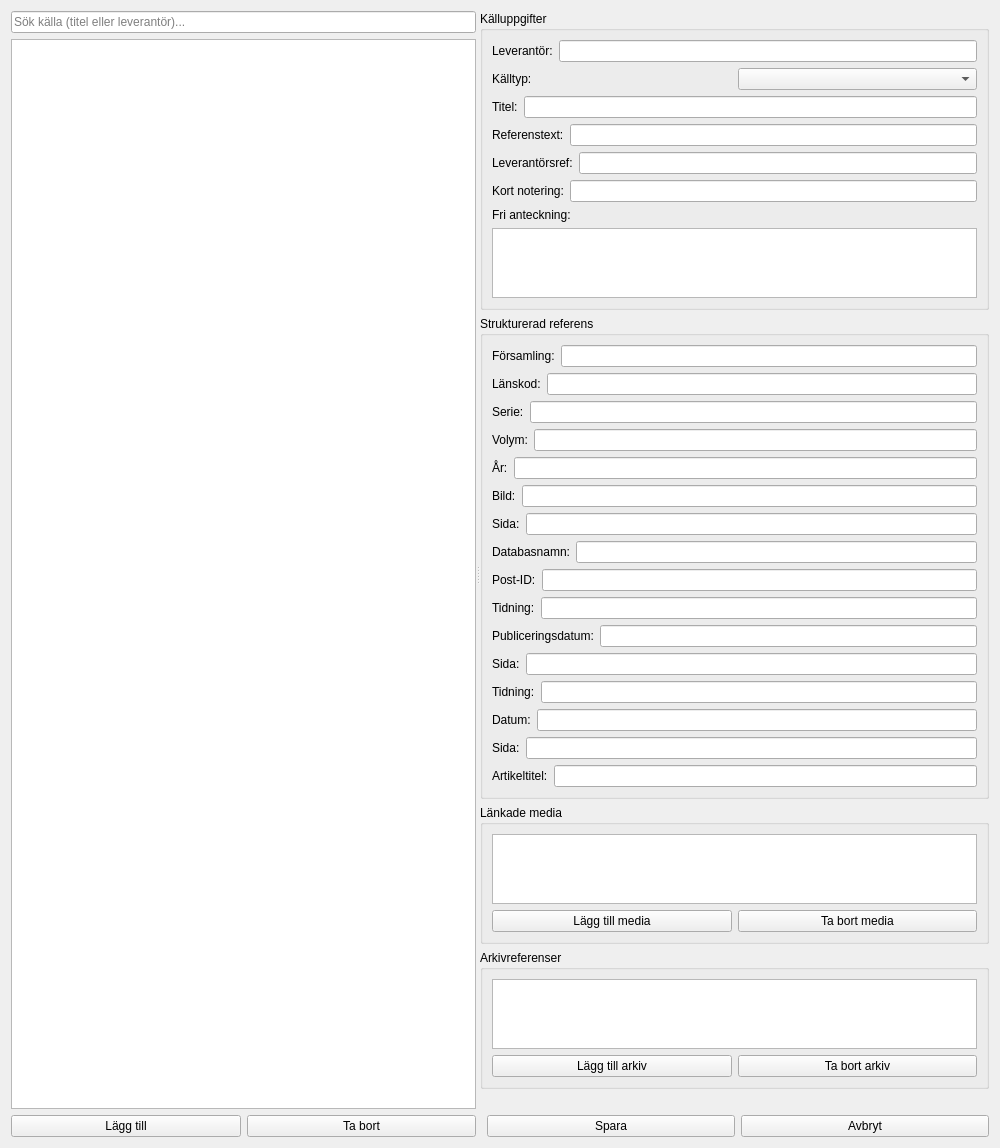
<?xml version="1.0" encoding="UTF-8"?>
<ui version="4.0">
 <class>SourceEditor</class>
 <widget class="QWidget" name="SourceEditor">
  <property name="geometry">
   <rect>
    <x>0</x>
    <y>0</y>
    <width>1000</width>
    <height>700</height>
   </rect>
  </property>
  <property name="windowTitle">
   <string>Källredigerare</string>
  </property>
  <layout class="QHBoxLayout" name="main_layout">
   <item>
    <widget class="QSplitter" name="splitter">
     <property name="orientation">
      <enum>Qt::Horizontal</enum>
     </property>
     <widget class="QWidget" name="left_panel">
      <layout class="QVBoxLayout" name="left_layout">
       <item>
        <widget class="QLineEdit" name="search_input">
         <property name="placeholderText">
          <string>Sök källa (titel eller leverantör)...</string>
         </property>
        </widget>
       </item>
       <item>
        <widget class="QListWidget" name="source_list"/>
       </item>
       <item>
        <layout class="QHBoxLayout" name="list_buttons_layout">
         <item>
          <widget class="QPushButton" name="add_source_button">
           <property name="text">
            <string>Lägg till</string>
           </property>
          </widget>
         </item>
         <item>
          <widget class="QPushButton" name="delete_source_button">
           <property name="text">
            <string>Ta bort</string>
           </property>
          </widget>
         </item>
        </layout>
       </item>
      </layout>
     </widget>
     <widget class="QWidget" name="right_panel">
      <layout class="QVBoxLayout" name="right_layout">
       <item>
        <widget class="QGroupBox" name="basic_group">
         <property name="title">
          <string>Källuppgifter</string>
         </property>
         <layout class="QVBoxLayout" name="basic_layout">
          <item>
           <layout class="QHBoxLayout" name="provider_layout">
            <item>
             <widget class="QLabel" name="provider_label">
              <property name="text"><string>Leverantör:</string></property>
             </widget>
            </item>
            <item>
             <widget class="QLineEdit" name="provider_input">
              <property name="maxLength"><number>200</number></property>
             </widget>
            </item>
           </layout>
          </item>
          <item>
           <layout class="QHBoxLayout" name="type_layout">
            <item>
             <widget class="QLabel" name="type_label">
              <property name="text"><string>Källtyp:</string></property>
             </widget>
            </item>
            <item>
             <widget class="QComboBox" name="source_type_combo"/>
            </item>
           </layout>
          </item>
          <item>
           <layout class="QHBoxLayout" name="title_layout">
            <item>
             <widget class="QLabel" name="title_label">
              <property name="text"><string>Titel:</string></property>
             </widget>
            </item>
            <item>
             <widget class="QLineEdit" name="title_input">
              <property name="maxLength"><number>500</number></property>
             </widget>
            </item>
           </layout>
          </item>
          <item>
           <layout class="QHBoxLayout" name="ref_text_layout">
            <item>
             <widget class="QLabel" name="ref_text_label">
              <property name="text"><string>Referenstext:</string></property>
             </widget>
            </item>
            <item>
             <widget class="QLineEdit" name="reference_text_input">
              <property name="maxLength"><number>500</number></property>
             </widget>
            </item>
           </layout>
          </item>
          <item>
           <layout class="QHBoxLayout" name="provider_ref_layout">
            <item>
             <widget class="QLabel" name="provider_ref_label">
              <property name="text"><string>Leverantörsref:</string></property>
             </widget>
            </item>
            <item>
             <widget class="QLineEdit" name="provider_ref_input">
              <property name="maxLength"><number>200</number></property>
             </widget>
            </item>
           </layout>
          </item>
          <item>
           <layout class="QHBoxLayout" name="short_note_layout">
            <item>
             <widget class="QLabel" name="short_note_label">
              <property name="text"><string>Kort notering:</string></property>
             </widget>
            </item>
            <item>
             <widget class="QLineEdit" name="short_note_input">
              <property name="maxLength"><number>200</number></property>
             </widget>
            </item>
           </layout>
          </item>
          <item>
           <layout class="QVBoxLayout" name="free_note_layout">
            <item>
             <widget class="QLabel" name="free_note_label">
              <property name="text"><string>Fri anteckning:</string></property>
             </widget>
            </item>
            <item>
             <widget class="QTextEdit" name="free_note_input">
              <property name="maximumSize">
               <size><width>16777215</width><height>80</height></size>
              </property>
             </widget>
            </item>
           </layout>
          </item>
         </layout>
        </widget>
       </item>
       <item>
        <widget class="QGroupBox" name="structured_ref_group">
         <property name="title">
          <string>Strukturerad referens</string>
         </property>
         <layout class="QVBoxLayout" name="structured_ref_layout">
          <item>
           <layout class="QHBoxLayout" name="parish_layout">
            <item><widget class="QLabel" name="parish_label"><property name="text"><string>Församling:</string></property></widget></item>
            <item><widget class="QLineEdit" name="parish_input"/></item>
           </layout>
          </item>
          <item>
           <layout class="QHBoxLayout" name="county_code_layout">
            <item><widget class="QLabel" name="county_code_label"><property name="text"><string>Länskod:</string></property></widget></item>
            <item><widget class="QLineEdit" name="county_code_input"/></item>
           </layout>
          </item>
          <item>
           <layout class="QHBoxLayout" name="series_layout">
            <item><widget class="QLabel" name="series_label"><property name="text"><string>Serie:</string></property></widget></item>
            <item><widget class="QLineEdit" name="series_input"/></item>
           </layout>
          </item>
          <item>
           <layout class="QHBoxLayout" name="volume_layout">
            <item><widget class="QLabel" name="volume_label"><property name="text"><string>Volym:</string></property></widget></item>
            <item><widget class="QLineEdit" name="volume_input"/></item>
           </layout>
          </item>
          <item>
           <layout class="QHBoxLayout" name="years_layout">
            <item><widget class="QLabel" name="years_label"><property name="text"><string>År:</string></property></widget></item>
            <item><widget class="QLineEdit" name="years_input"/></item>
           </layout>
          </item>
          <item>
           <layout class="QHBoxLayout" name="image_layout">
            <item><widget class="QLabel" name="image_label"><property name="text"><string>Bild:</string></property></widget></item>
            <item><widget class="QLineEdit" name="image_input"/></item>
           </layout>
          </item>
          <item>
           <layout class="QHBoxLayout" name="page_layout">
            <item><widget class="QLabel" name="page_label"><property name="text"><string>Sida:</string></property></widget></item>
            <item><widget class="QLineEdit" name="page_input"/></item>
           </layout>
          </item>
          <item>
           <layout class="QHBoxLayout" name="database_name_layout">
            <item><widget class="QLabel" name="database_name_label"><property name="text"><string>Databasnamn:</string></property></widget></item>
            <item><widget class="QLineEdit" name="database_name_input"/></item>
           </layout>
          </item>
          <item>
           <layout class="QHBoxLayout" name="record_id_layout">
            <item><widget class="QLabel" name="record_id_label"><property name="text"><string>Post-ID:</string></property></widget></item>
            <item><widget class="QLineEdit" name="record_id_input"/></item>
           </layout>
          </item>
          <item>
           <layout class="QHBoxLayout" name="dn_newspaper_layout">
            <item><widget class="QLabel" name="dn_newspaper_label"><property name="text"><string>Tidning:</string></property></widget></item>
            <item><widget class="QLineEdit" name="dn_newspaper_input"/></item>
           </layout>
          </item>
          <item>
           <layout class="QHBoxLayout" name="publication_date_layout">
            <item><widget class="QLabel" name="publication_date_label"><property name="text"><string>Publiceringsdatum:</string></property></widget></item>
            <item><widget class="QLineEdit" name="publication_date_input"/></item>
           </layout>
          </item>
          <item>
           <layout class="QHBoxLayout" name="dn_page_layout">
            <item><widget class="QLabel" name="dn_page_label"><property name="text"><string>Sida:</string></property></widget></item>
            <item><widget class="QLineEdit" name="dn_page_input"/></item>
           </layout>
          </item>
          <item>
           <layout class="QHBoxLayout" name="np_newspaper_layout">
            <item><widget class="QLabel" name="np_newspaper_label"><property name="text"><string>Tidning:</string></property></widget></item>
            <item><widget class="QLineEdit" name="np_newspaper_input"/></item>
           </layout>
          </item>
          <item>
           <layout class="QHBoxLayout" name="np_date_layout">
            <item><widget class="QLabel" name="np_date_label"><property name="text"><string>Datum:</string></property></widget></item>
            <item><widget class="QLineEdit" name="np_date_input"/></item>
           </layout>
          </item>
          <item>
           <layout class="QHBoxLayout" name="np_page_layout">
            <item><widget class="QLabel" name="np_page_label"><property name="text"><string>Sida:</string></property></widget></item>
            <item><widget class="QLineEdit" name="np_page_input"/></item>
           </layout>
          </item>
          <item>
           <layout class="QHBoxLayout" name="article_title_layout">
            <item><widget class="QLabel" name="article_title_label"><property name="text"><string>Artikeltitel:</string></property></widget></item>
            <item><widget class="QLineEdit" name="article_title_input"/></item>
           </layout>
          </item>
         </layout>
        </widget>
       </item>
       <item>
        <widget class="QGroupBox" name="media_group">
         <property name="title"><string>Länkade media</string></property>
         <layout class="QVBoxLayout" name="media_group_layout">
          <item><widget class="QListWidget" name="media_list"/></item>
          <item>
           <layout class="QHBoxLayout" name="media_buttons_layout">
            <item><widget class="QPushButton" name="add_media_button"><property name="text"><string>Lägg till media</string></property></widget></item>
            <item><widget class="QPushButton" name="remove_media_button"><property name="text"><string>Ta bort media</string></property></widget></item>
           </layout>
          </item>
         </layout>
        </widget>
       </item>
       <item>
        <widget class="QGroupBox" name="repository_group">
         <property name="title"><string>Arkivreferenser</string></property>
         <layout class="QVBoxLayout" name="repository_group_layout">
          <item><widget class="QListWidget" name="repository_list"/></item>
          <item>
           <layout class="QHBoxLayout" name="repository_buttons_layout">
            <item><widget class="QPushButton" name="add_repository_button"><property name="text"><string>Lägg till arkiv</string></property></widget></item>
            <item><widget class="QPushButton" name="remove_repository_button"><property name="text"><string>Ta bort arkiv</string></property></widget></item>
           </layout>
          </item>
         </layout>
        </widget>
       </item>
       <item>
        <widget class="QLabel" name="status_label">
         <property name="text"><string/></property>
         <property name="styleSheet"><string>color: red;</string></property>
        </widget>
       </item>
       <item>
        <layout class="QHBoxLayout" name="buttons_layout">
         <item>
          <spacer name="buttons_spacer">
           <property name="orientation"><enum>Qt::Horizontal</enum></property>
          </spacer>
         </item>
         <item><widget class="QPushButton" name="save_button"><property name="text"><string>Spara</string></property></widget></item>
         <item><widget class="QPushButton" name="cancel_button"><property name="text"><string>Avbryt</string></property></widget></item>
        </layout>
       </item>
      </layout>
     </widget>
    </widget>
   </item>
  </layout>
 </widget>
 <resources/>
 <connections/>
</ui>
